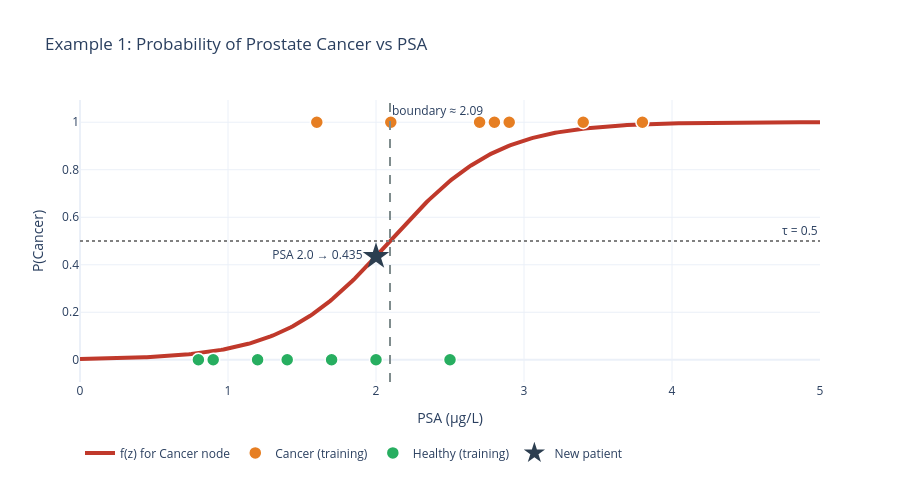

The notebook cell saved with this chart:
### Markdown cell above
### 🗺️ Where Does This Patient Sit on the S-Curve?

The decision boundary is where $z = 0$, which is where the sigmoid crosses 0.5:

$$
-5.754 + 2.747 \cdot \text{PSA} = 0 \;\Rightarrow\; \text{PSA} = \frac{5.754}{2.747} \approx 2.09 \ \mu g/L
$$

The chart below plots the Cancer node's curve over the 14 training patients from the notes. Our patient (PSA = 2.0) sits **just to the left** of the boundary, so the model leans Healthy, but not by much.

> Requires `plotly` (`pip install plotly`). The chart is interactive in Jupyter and VS Code. GitHub's notebook preview does not display Plotly charts.

### Code cell
import plotly.graph_objects as go

cancer_psa = [3.8, 3.4, 2.9, 2.8, 2.7, 2.1, 1.6]
healthy_psa = [2.5, 2.0, 1.7, 1.4, 1.2, 0.9, 0.8]

grid = torch.linspace(0, 5, 300)
curve = cancer_node.predict(grid)
grid, curve = grid.tolist(), curve.tolist()

fig = go.Figure()
fig.add_trace(go.Scatter(x=grid, y=curve, mode="lines", name="f(z) for Cancer node",
                         line=dict(color="#C0392B", width=4)))
fig.add_trace(go.Scatter(x=cancer_psa, y=[1] * len(cancer_psa), mode="markers", name="Cancer (training)",
                         marker=dict(size=13, color="#E67E22", line=dict(width=1.5, color="white"))))
fig.add_trace(go.Scatter(x=healthy_psa, y=[0] * len(healthy_psa), mode="markers", name="Healthy (training)",
                         marker=dict(size=13, color="#27AE60", line=dict(width=1.5, color="white"))))
fig.add_trace(go.Scatter(x=[psa.item()], y=[p_cancer], mode="markers+text", name="New patient",
                         text=[f"PSA 2.0 → {p_cancer:.3f}"], textposition="middle left",
                         marker=dict(size=20, color="#2C3E50", symbol="star")))
fig.add_hline(y=tau, line=dict(dash="dot", color="grey"), annotation_text="τ = 0.5")
fig.add_vline(x=boundary, line=dict(dash="dash", color="#7F8C8D"),
              annotation_text=f"boundary ≈ {boundary:.2f}", annotation_position="top right")

fig.update_layout(title="Example 1: Probability of Prostate Cancer vs PSA",
                  xaxis_title="PSA (µg/L)", yaxis_title="P(Cancer)",
                  template="plotly_white", height=480, legend=dict(orientation="h", y=-0.2))
fig.show()

### Figure 1 — Plotly figure (JSON) as saved in the notebook; plotly's stock layout.template omitted (floating-point values rounded to 4 significant figures; data arrays with more than 128 entries replaced by an {"elided": "..."} marker saying what was removed)
{"data": [{"line": {"color": "#C0392B", "width": 4}, "mode": "lines", "name": "f(z) for Cancer node", "type": "scatter", "x": {"elided": "300 float values"}, "y": {"elided": "300 float values"}}, {"marker": {"color": "#E67E22", "line": {"color": "white", "width": 1.5}, "size": 13}, "mode": "markers", "name": "Cancer (training)", "type": "scatter", "x": [3.8, 3.4, 2.9, 2.8, 2.7, 2.1, 1.6], "y": [1, 1, 1, 1, 1, 1, 1]}, {"marker": {"color": "#27AE60", "line": {"color": "white", "width": 1.5}, "size": 13}, "mode": "markers", "name": "Healthy (training)", "type": "scatter", "x": [2.5, 2, 1.7, 1.4, 1.2, 0.9, 0.8], "y": [0, 0, 0, 0, 0, 0, 0]}, {"marker": {"color": "#2C3E50", "size": 20, "symbol": "star"}, "mode": "markers+text", "name": "New patient", "text": ["PSA 2.0 → 0.435"], "textposition": "middle left", "type": "scatter", "x": [2], "y": [0.4354]}], "layout": {"annotations": [{"showarrow": false, "text": "τ = 0.5", "x": 1, "xanchor": "right", "xref": "x domain", "y": 0.5, "yanchor": "bottom", "yref": "y"}, {"showarrow": false, "text": "boundary ≈ 2.09", "x": 2.095, "xanchor": "left", "xref": "x", "y": 1, "yanchor": "top", "yref": "y domain"}], "height": 480, "legend": {"orientation": "h", "y": -0.2}, "shapes": [{"line": {"color": "grey", "dash": "dot"}, "type": "line", "x0": 0, "x1": 1, "xref": "x domain", "y0": 0.5, "y1": 0.5, "yref": "y"}, {"line": {"color": "#7F8C8D", "dash": "dash"}, "type": "line", "x0": 2.095, "x1": 2.095, "xref": "x", "y0": 0, "y1": 1, "yref": "y domain"}], "title": {"text": "Example 1: Probability of Prostate Cancer vs PSA"}, "xaxis": {"title": {"text": "PSA (µg/L)"}}, "yaxis": {"title": {"text": "P(Cancer)"}}}}
